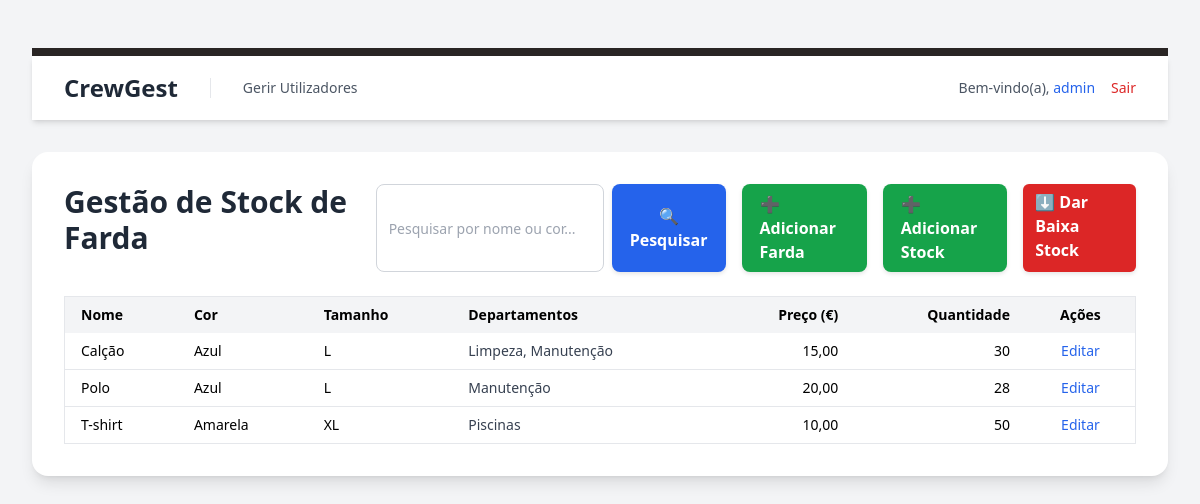
Page /public/gerir_stock_farda.php (signed in) on the committed database.
### tables this page shows
CREATE TABLE `fardas` (
  `id` int(11) NOT NULL,
  `nome` varchar(100) NOT NULL,
  `cor_id` int(11) NOT NULL,
  `tamanho_id` int(11) NOT NULL,
  `quantidade` int(11) NOT NULL DEFAULT 0,
  `preco_unitario` decimal(10,2) NOT NULL DEFAULT 0.00,
  `criado_em` timestamp NOT NULL DEFAULT current_timestamp(),
  `atualizado_em` timestamp NOT NULL DEFAULT current_timestamp() ON UPDATE current_timestamp()
);

CREATE TABLE `cores` (
  `id` int(11) NOT NULL,
  `nome` varchar(50) NOT NULL
);

CREATE TABLE `tamanhos` (
  `id` int(11) NOT NULL,
  `nome` varchar(10) NOT NULL
);

### public/gerir_stock_farda.php (the view, shortened to what this page needs)
<?php
require_once '../config/db.php';
$pesquisa = trim($_GET['pesquisa'] ?? '');
try {
    $query = "
        SELECT f.id, f.nome, c.nome AS cor, t.nome AS tamanho,
               f.preco_unitario, f.quantidade,
               GROUP_CONCAT(DISTINCT d.nome ORDER BY d.nome SEPARATOR ', ') AS departamentos
        FROM fardas f
        JOIN cores c ON f.cor_id = c.id
        JOIN tamanhos t ON f.tamanho_id = t.id
        LEFT JOIN farda_departamentos fd ON f.id = fd.farda_id
        LEFT JOIN departamentos d ON fd.departamento_id = d.id
    ";
    $query .= " GROUP BY f.id ORDER BY f.nome ASC";
    $stmt = $pdo->prepare($query);
    if ($pesquisa) {
        $stmt->execute(['pesq' => "%$pesquisa%"]);
    } else {
        $stmt->execute();
    }
    $fardas = $stmt->fetchAll(PDO::FETCH_ASSOC);
} catch (PDOException $e) {
    die("Erro ao carregar stock de fardas: " . $e->getMessage());
}
?>
<!DOCTYPE html>
<html lang="pt-PT" class="bg-gray-100">
<head>
    <link href="<?= BASE_URL ?>/public/css/style.css" rel="stylesheet">
</head>
<body class="p-8">
    <?php include_once '../src/templates/header.php'; ?>
    <main class="max-w-6xl mx-auto bg-white p-8 rounded-2xl shadow-lg mt-8">
        <div class="flex flex-col md:flex-row justify-between md:items-center gap-4 mb-6">
            <h1 class="text-3xl font-bold text-gray-800">Gestão de Stock de Farda</h1>
            <div class="flex flex-col md:flex-row gap-3 md:items-center">
                <form method="GET" class="flex gap-2">
                    <input
                        type="text"
                        name="pesquisa"
                        value="<?= htmlspecialchars($pesquisa) ?>"
                        placeholder="Pesquisar por nome ou cor..."
                        style="padding:8px 12px; border:1px solid #d1d5db; border-radius:8px; font-size:14px;"
                    >
                    <button type="submit"
                        style="background-color:#2563eb; color:#fff; font-weight:600; padding:8px 18px; border:none; border-radius:8px; cursor:pointer; display:flex; align-items:center; gap:6px; box-shadow:0 2px 4px rgba(0,0,0,0.1);"
                        onmouseover="this.style.backgroundColor='#1d4ed8'"
                        onmouseout="this.style.backgroundColor='#2563eb'">
                        🔍 Pesquisar
                    </button>
                </form>
                <a href="adicionar_farda.php" class="ml-4"
                style="background-color:#16a34a; color:#fff; font-weight:600; padding:8px 18px; border-radius:8px; text-decoration:none; display:flex; align-items:center; gap:6px; box-shadow:0 2px 4px rgba(0,0,0,0.1);"
                onmouseover="this.style.backgroundColor='#15803d'"
                onmouseout="this.style.backgroundColor='#16a34a'">
                ➕ Adicionar Farda
                </a>
                <a href="adicionar_stock.php" class="ml-4"
                style="background-color:#16a34a; color:#fff; font-weight:600; padding:8px 18px; border-radius:8px; text-decoration:none; display:flex; align-items:center; gap:6px; box-shadow:0 2px 4px rgba(0,0,0,0.1);"
                onmouseover="this.style.backgroundColor='#ee7321ff'"
                onmouseout="this.style.backgroundColor='#a37416ff'">
                ➕ Adicionar Stock
                </a>
                <a href="dar_baixa_farda.php" class="ml-4"
                style="background-color:#dc2626; color:#fff; padding:6px 12px;
                border-radius:6px; text-decoration:none; font-weight:600;
                box-shadow:0 2px 4px rgba(0,0,0,0.1);"
                onmouseover="this.style.backgroundColor='#b91c1c';"
                onmouseout="this.style.backgroundColor='#dc2626';">
                    ⬇️ Dar Baixa Stock
                </a>
            </div>
        </div>
        <?php if (empty($fardas)): ?>
            <p class="text-gray-600 italic">Nenhuma farda encontrada.</p>
        <?php else: ?>
            <div class="overflow-x-auto">
                <table class="min-w-full border border-gray-200 text-sm">
                    <thead class="bg-gray-100">
                        <tr>
                            <th class="px-4 py-2 text-left">Nome</th>
                            <th class="px-4 py-2 text-left">Cor</th>
                            <th class="px-4 py-2 text-left">Tamanho</th>
                            <th class="px-4 py-2 text-left">Departamentos</th>
                            <th class="px-4 py-2 text-right">Preço (€)</th>
                            <th class="px-4 py-2 text-right">Quantidade</th>
                            <th class="px-4 py-2 text-center">Ações</th>
                        </tr>
                    </thead>
                    <tbody>
                        <?php foreach ($fardas as $f): ?>
                            <tr class="border-b hover:bg-gray-50">
                                <td class="px-4 py-2"><?= htmlspecialchars($f['nome']) ?></td>
                                <td class="px-4 py-2"><?= htmlspecialchars($f['cor']) ?></td>
                                <td class="px-4 py-2"><?= htmlspecialchars($f['tamanho']) ?></td>
                                <td class="px-4 py-2 text-gray-700"><?= htmlspecialchars($f['departamentos'] ?? '—') ?></td>
                                <td class="px-4 py-2 text-right"><?= number_format($f['preco_unitario'], 2, ',', '.') ?></td>
                                <td class="px-4 py-2 text-right"><?= (int)$f['quantidade'] ?></td>
                                <td class="px-4 py-2 text-center">
                                    <a href="editar_farda.php?id=<?= $f['id'] ?>" class="text-blue-600 hover:underline">Editar</a>
                                </td>
                            </tr>
                        <?php endforeach; ?>
                    </tbody>
                </table>
            </div>
        <?php endif; ?>
    </main>
</body>
</html>

### public/css/style.css (style rules this page uses)
html, :host { line-height: 1.5; -webkit-text-size-adjust: 100%; -moz-tab-size: 4; -o-tab-size: 4; tab-size: 4; font-family: ui-sans-serif, system-ui, sans-serif, "Apple Color Emoji", "Segoe UI Emoji", "Segoe UI Symbol", "Noto Color Emoji"; font-feature-settings: normal; font-variation-settings: normal; -webkit-tap-highlight-color: transparent; }
body { margin: 0; line-height: inherit; }
h1, h2, h3, h4, h5, h6 { font-size: inherit; font-weight: inherit; }
a { color: inherit; text-decoration: inherit; }
table { text-indent: 0; border-color: inherit; border-collapse: collapse; }
button, input, optgroup, select, textarea { font-family: inherit; font-feature-settings: inherit; font-variation-settings: inherit; font-size: 100%; font-weight: inherit; line-height: inherit; letter-spacing: inherit; color: inherit; margin: 0; padding: 0; }
button, select { text-transform: none; }
button, input:where([type='button']), input:where([type='reset']), input:where([type='submit']) { appearance: button; -webkit-appearance: button; background-color: transparent; background-image: none; }
blockquote, dl, dd, h1, h2, h3, h4, h5, h6, hr, figure, p, pre { margin: 0; }
input::placeholder, textarea::placeholder { opacity: 1; color: #9ca3af; }
button, [role="button"] { cursor: pointer; }
.mx-auto { margin-left: auto; margin-right: auto; }
.mb-6 { margin-bottom: 1.5rem; }
.ml-4 { margin-left: 1rem; }
.mt-8 { margin-top: 2rem; }
.flex { display: flex; }
.min-w-full { min-width: 100%; }
.justify-between { justify-content: space-between; }
.gap-2 { gap: 0.5rem; }
.gap-4 { gap: 1rem; }
.overflow-x-auto { overflow-x: auto; }
.rounded-2xl { border-radius: 1rem; }
.border { border-width: 1px; }
.border-b { border-bottom-width: 1px; }
.border-gray-200 { --tw-border-opacity: 1; border-color: rgb(229 231 235 / var(--tw-border-opacity, 1)); }
.bg-gray-100 { --tw-bg-opacity: 1; background-color: rgb(243 244 246 / var(--tw-bg-opacity, 1)); }
.bg-white { --tw-bg-opacity: 1; background-color: rgb(255 255 255 / var(--tw-bg-opacity, 1)); }
.p-8 { padding: 2rem; }
.px-4 { padding-left: 1rem; padding-right: 1rem; }
.py-2 { padding-top: 0.5rem; padding-bottom: 0.5rem; }
.text-left { text-align: left; }
.text-center { text-align: center; }
.text-right { text-align: right; }
.text-3xl { font-size: 1.875rem; line-height: 2.25rem; }
.text-sm { font-size: 0.875rem; line-height: 1.25rem; }
.font-bold { font-weight: 700; }
.text-blue-600 { --tw-text-opacity: 1; color: rgb(37 99 235 / var(--tw-text-opacity, 1)); }
.text-gray-700 { --tw-text-opacity: 1; color: rgb(55 65 81 / var(--tw-text-opacity, 1)); }
.text-gray-800 { --tw-text-opacity: 1; color: rgb(31 41 55 / var(--tw-text-opacity, 1)); }
.shadow-lg { --tw-shadow: 0 10px 15px -3px rgb(0 0 0 / 0.1), 0 4px 6px -4px rgb(0 0 0 / 0.1); --tw-shadow-colored: 0 10px 15px -3px var(--tw-shadow-color), 0 4px 6px -4px var(--tw-shadow-color); box-shadow: var(--tw-ring-offset-shadow, 0 0 #0000), var(--tw-ring-shadow, 0 0 #0000), var(--tw-shadow); }

### rows in the picture
fardas: nome "Calção", cor.nome "Azul", tamanho.nome "L", departamentos "Limpeza, Manutenção", preco_unitario "15,00", quantidade "30"
fardas: nome "Polo", cor.nome "Azul", tamanho.nome "L", departamentos "Manutenção", preco_unitario "20,00", quantidade "28"
fardas: nome "T-shirt", cor.nome "Amarela", tamanho.nome "XL", departamentos "Piscinas", preco_unitario "10,00", quantidade "50"

### other values in the picture
$_SESSION['user_name'] "admin"
